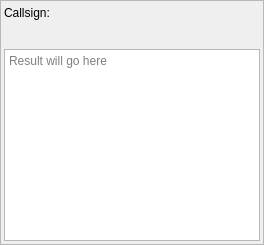
<?xml version="1.0" encoding="UTF-8"?>
<ui version="4.0">
 <class>CModelMatcherLogComponent</class>
 <widget class="QFrame" name="CModelMatcherLogComponent">
  <property name="geometry">
   <rect>
    <x>0</x>
    <y>0</y>
    <width>264</width>
    <height>245</height>
   </rect>
  </property>
  <property name="windowTitle">
   <string>Frame</string>
  </property>
  <property name="frameShape">
   <enum>QFrame::StyledPanel</enum>
  </property>
  <property name="frameShadow">
   <enum>QFrame::Raised</enum>
  </property>
  <layout class="QVBoxLayout" name="verticalLayout">
   <property name="leftMargin">
    <number>3</number>
   </property>
   <property name="topMargin">
    <number>3</number>
   </property>
   <property name="rightMargin">
    <number>3</number>
   </property>
   <property name="bottomMargin">
    <number>3</number>
   </property>
   <item>
    <widget class="QFrame" name="fr_DataEntry">
     <layout class="QFormLayout" name="fl_MatcherLog">
      <property name="leftMargin">
       <number>0</number>
      </property>
      <property name="topMargin">
       <number>2</number>
      </property>
      <property name="rightMargin">
       <number>0</number>
      </property>
      <property name="bottomMargin">
       <number>2</number>
      </property>
      <item row="0" column="0">
       <widget class="QLabel" name="lbl_Callsign">
        <property name="text">
         <string>Callsign:</string>
        </property>
       </widget>
      </item>
      <item row="0" column="1">
       <widget class="swift::gui::components::CCallsignCompleter" name="comp_CallsignCompleter"/>
      </item>
      <item row="2" column="0" colspan="2">
       <widget class="swift::gui::components::CModelMatcherLogEnable" name="comp_EnableLog">
        <property name="minimumSize">
         <size>
          <width>0</width>
          <height>15</height>
         </size>
        </property>
       </widget>
      </item>
     </layout>
    </widget>
   </item>
   <item>
    <widget class="QTextEdit" name="te_Messages">
     <property name="documentTitle">
      <string>Messages</string>
     </property>
     <property name="readOnly">
      <bool>true</bool>
     </property>
     <property name="placeholderText">
      <string>Result will go here</string>
     </property>
    </widget>
   </item>
  </layout>
 </widget>
 <customwidgets>
  <customwidget>
   <class>swift::gui::components::CModelMatcherLogEnable</class>
   <extends>QFrame</extends>
   <header>gui/components/modelmatcherlogenable.h</header>
   <container>1</container>
  </customwidget>
  <customwidget>
   <class>swift::gui::components::CCallsignCompleter</class>
   <extends>QFrame</extends>
   <header>gui/components/callsigncompleter.h</header>
   <container>1</container>
  </customwidget>
 </customwidgets>
 <resources/>
 <connections/>
</ui>
